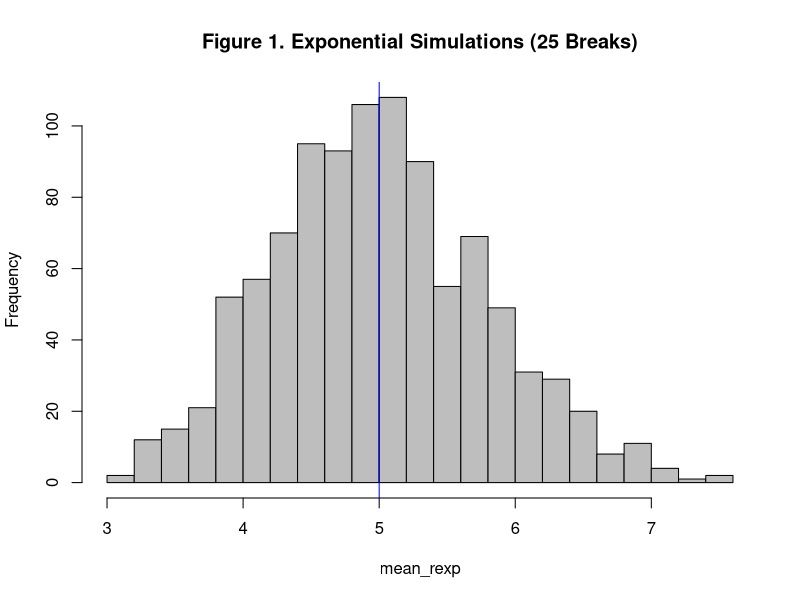
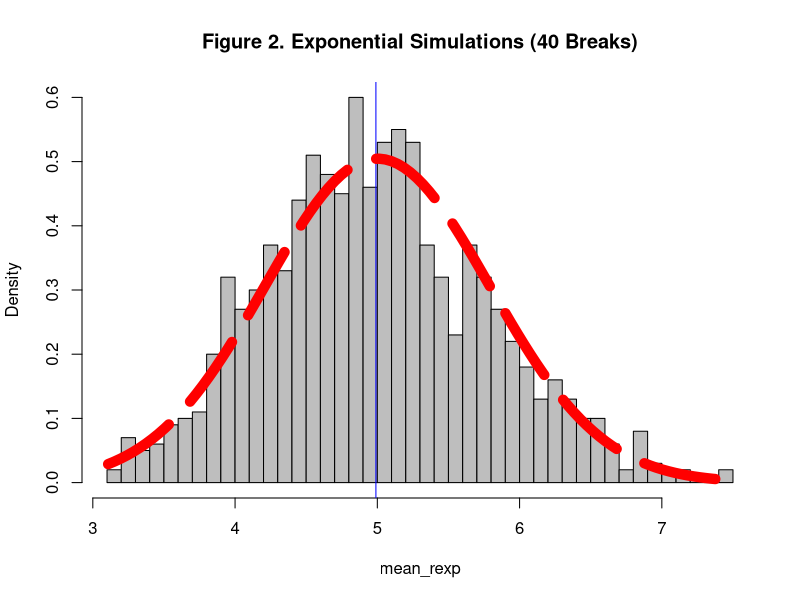

The R source for these figures, in order:
## ---- chunk 1
#PART 1
#Compare exponential distribution to CLT
#lambda = 0.2 for all simulations

set.seed(1)     #seed for reproducibility
l <- 0.2        #lambda
mn <- 1/l       #mean
n <- 40         #sample size
sim <- 1000     #simulations

#store simulations
store_rexp <- replicate(sim, rexp(n,l))

#calculate mean
mean_rexp <- apply(store_rexp, 2, mean)
## ---- chunk 2
#compare theory to simulations
sim_mean <- mean(mean_rexp)
theory_mean <- 1/l

print(sim_mean)
print(theory_mean)

#plot results
hist(mean_rexp, col = "gray", main="Figure 1. Exponential Simulations (25 Breaks)", breaks=25)
abline(v=theory_mean, col = "blue")
## ---- chunk 3
#compare variance of theory to simulations

sim_var <- var(mean_rexp)

theory_var <- (1/l/sqrt(n))^2

print(sim_var)
print(theory_var)
## ---- chunk 4
xfit <- seq(min(mean_rexp), max(mean_rexp), length = 100)
yfit <- dnorm(xfit, mean = 1/l, sd = (1/l/sqrt(n)))
hist(mean_rexp, col = "gray", main="Figure 2. Exponential Simulations (40 Breaks)", breaks=n, prob=T)
abline(v=sim_mean, col = "blue")
lines(xfit, yfit, col="red", lty=5, lwd=10)

